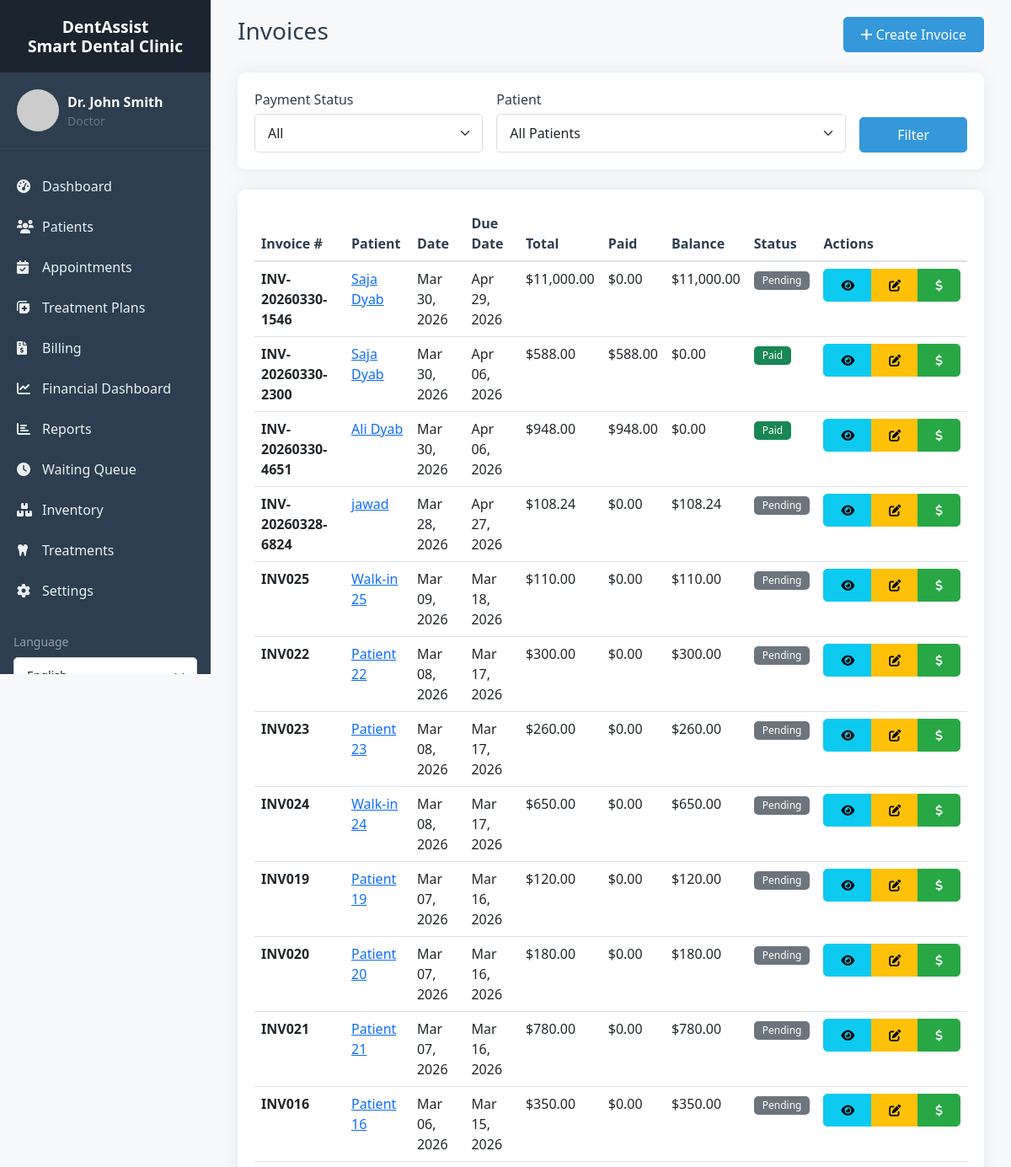
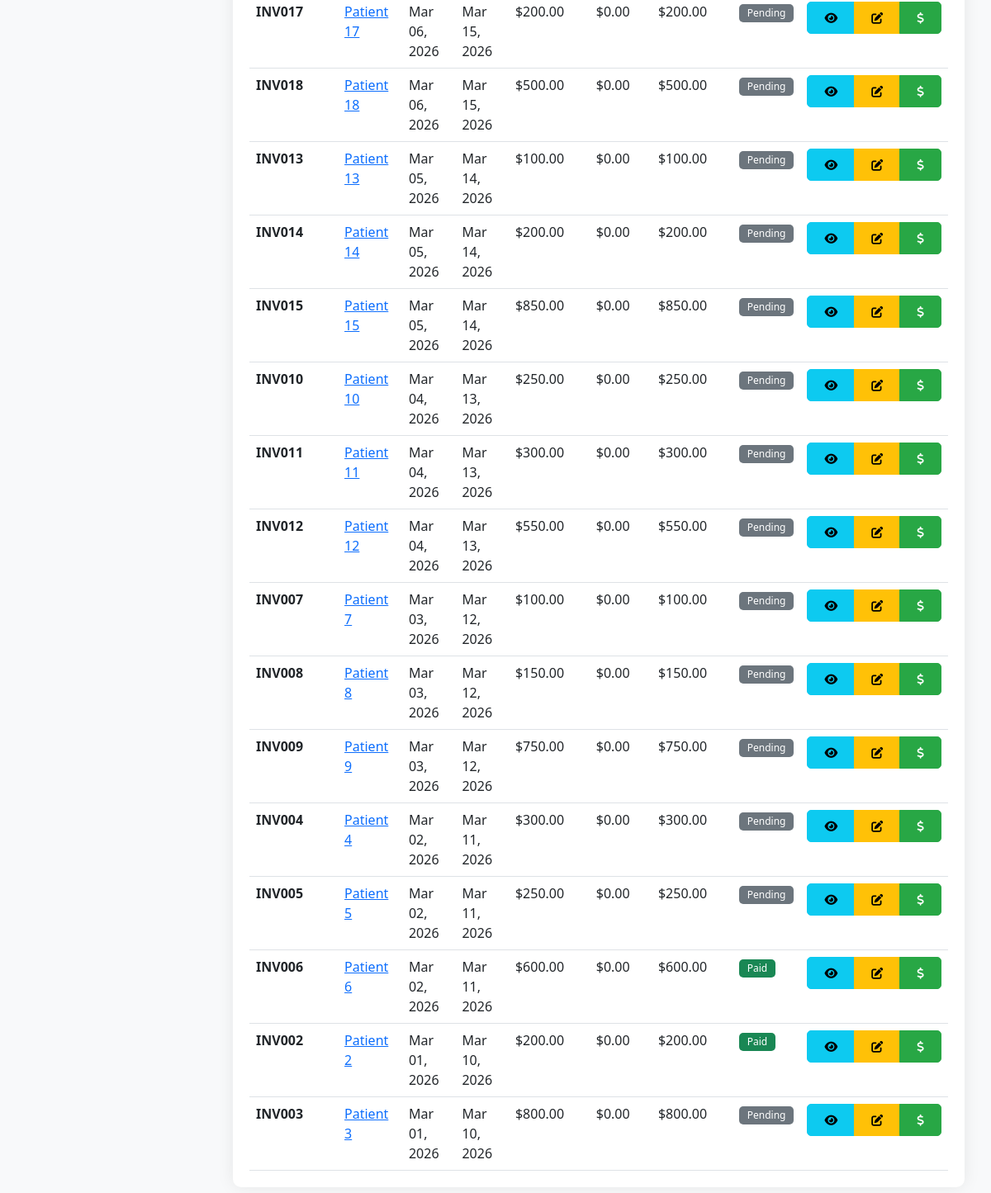
The page /billing/invoices.php (signed in) on the database its author committed (2 pictures, top to bottom).
### tables this page shows
CREATE TABLE `invoices` (
  `id` int(11) NOT NULL,
  `invoice_number` varchar(50) NOT NULL,
  `patient_id` int(11) NOT NULL,
  `appointment_id` int(11) DEFAULT NULL,
  `invoice_date` date NOT NULL,
  `due_date` date NOT NULL,
  `subtotal` decimal(10,2) NOT NULL,
  `discount_type` enum('percentage','fixed') DEFAULT 'fixed',
  `discount_value` decimal(10,2) DEFAULT 0.00,
  `discount_amount` decimal(10,2) GENERATED ALWAYS AS (case when `discount_type` = 'percentage' then `subtotal` * `discount_value` / 100 else `discount_value` end) VIRTUAL,
  `tax_rate` decimal(5,2) DEFAULT 0.00,
  `tax_amount` decimal(10,2) GENERATED ALWAYS AS ((`subtotal` - `discount_amount`) * `tax_rate` / 100) VIRTUAL,
  `total_amount` decimal(10,2) GENERATED ALWAYS AS (`subtotal` - `discount_amount` + `tax_amount`) VIRTUAL,
  `paid_amount` decimal(10,2) DEFAULT 0.00,
  `balance_due` decimal(10,2) GENERATED ALWAYS AS (`total_amount` - `paid_amount`) VIRTUAL,
  `insurance_type` varchar(50) DEFAULT NULL,
  `insurance_claim_id` varchar(100) DEFAULT NULL,
  `insurance_coverage` decimal(10,2) DEFAULT 0.00,
  `insurance_status` enum('pending','approved','denied','paid') DEFAULT 'pending',
  `payment_status` enum('paid','partial','pending','overdue','cancelled') DEFAULT 'pending',
  `payment_method` enum('cash','card','insurance','online','check') DEFAULT NULL,
  `notes` text DEFAULT NULL,
  `created_at` timestamp NOT NULL DEFAULT current_timestamp(),
  `created_by` int(11) DEFAULT NULL,
  `paid_at` timestamp NULL DEFAULT NULL
);

CREATE TABLE `patients` (
  `id` int(11) NOT NULL,
  `user_id` int(11) DEFAULT NULL,
  `full_name` varchar(100) NOT NULL,
  `date_of_birth` date DEFAULT NULL,
  `gender` enum('male','female','other') DEFAULT NULL,
  `phone` varchar(20) DEFAULT NULL,
  `email` varchar(100) DEFAULT NULL,
  `emergency_contact_name` varchar(100) DEFAULT NULL,
  `emergency_contact_phone` varchar(20) DEFAULT NULL,
  `emergency_contact_relation` varchar(50) DEFAULT NULL,
  `insurance_provider` varchar(100) DEFAULT NULL,
  `insurance_id` varchar(50) DEFAULT NULL,
  `insurance_type` enum('Private','Social Security','Medicaid','None') DEFAULT 'None',
  `insurance_coverage` int(11) DEFAULT 0,
  `medical_history` text DEFAULT NULL,
  `allergies` text DEFAULT NULL,
  `current_medications` text DEFAULT NULL,
  `past_surgeries` text DEFAULT NULL,
  `chronic_conditions` text DEFAULT NULL,
  `dental_history` text DEFAULT NULL,
  `previous_dentist` varchar(100) DEFAULT NULL,
  `last_visit_date` date DEFAULT NULL,
  `address_line1` varchar(255) DEFAULT NULL,
  `address_line2` varchar(255) DEFAULT NULL,
  `address` varchar(500) DEFAULT NULL,
  `city` varchar(100) DEFAULT NULL,
  `state` varchar(50) DEFAULT NULL,
  `postal_code` varchar(20) DEFAULT NULL,
  `country` varchar(50) DEFAULT 'USA',
  `points` int(11) DEFAULT 0,
  `subscription_type` enum('none','basic','premium','family') DEFAULT 'none',
  `subscription_start_date` date DEFAULT NULL,
  `subscription_end_date` date DEFAULT NULL,
  `referral_code` varchar(20) DEFAULT NULL,
  `referred_by` int(11) DEFAULT NULL,
  `created_at` timestamp NOT NULL DEFAULT current_timestamp(),
  `updated_at` timestamp NOT NULL DEFAULT current_timestamp() ON UPDATE current_timestamp(),
  `created_by` int(11) DEFAULT NULL,
  `subscription_status` enum('none','pending','active','expired') DEFAULT 'none'
);

### includes/db.php (called while the page is built, shortened)
<?php
class Database {
    private $host = DB_HOST;
    private $user = DB_USER;
    private $pass = DB_PASS;
    private $dbname = DB_NAME;
    private $conn;
    private static $instance = null;
    private function __construct() {
        try {
            $this->conn = new mysqli($this->host, $this->user, $this->pass, $this->dbname);
            $this->conn->set_charset("utf8mb4");
        } catch (Exception $e) {
            die("Database connection error: " . $e->getMessage());
        }
    }
    public static function getInstance() {
        if (self::$instance == null) {
            self::$instance = new Database();
        }
        return self::$instance;
    }
    public function query($sql, $params = [], $types = "") {
        $stmt = $this->conn->prepare($sql);
        if (!empty($params)) {
            if (empty($types)) {
                $types = $this->determineTypes($params);
            }
            $stmt->bind_param($types, ...$params);
        }
        $stmt->execute();
        return $stmt;
    }
    private function determineTypes($params) {
        $types = '';
        foreach ($params as $param) {
            if (is_int($param)) {
                $types .= 'i';
            } elseif (is_float($param)) {
                $types .= 'd';
            } elseif (is_string($param)) {
                $types .= 's';
            } else {
                $types .= 'b';
            }
        }
        return $types;
    }
    public function fetchAll($sql, $params = [], $types = "") {
        $stmt = $this->query($sql, $params, $types);
        $result = $stmt->get_result();
        if ($result) {
            return $result->fetch_all(MYSQLI_ASSOC);
        }
        return [];
    }
}
?>

### includes/functions.php (called while the page is built, shortened)
<?php
require_once 'db.php';
function formatDate($date, $format = 'M d, Y')
{
    $s = trim((string) $date);
    try {
        $dateObj = new DateTime($date);
        $y = (int) $dateObj->format('Y');
        return $dateObj->format($format);
    } catch (Exception $e) {
        return 'Not set';
    }
}
function formatCurrency($amount)
{
    return '$' . number_format($amount, 2);
}

### billing/invoices.php (the view, shortened to what this page needs)
<?php
require_once '../includes/db.php';
require_once '../includes/functions.php';
$db = Database::getInstance();
$where = ["1=1"];
$params = [];
$types = "";
$whereClause = implode(" AND ", $where);
$invoices = $db->fetchAll(
    "SELECT i.*, p.full_name as patient_name
     FROM invoices i
     JOIN patients p ON i.patient_id = p.id
     WHERE $whereClause
     ORDER BY i.invoice_date DESC",
    $params,
    $types
);
include '../layouts/header.php';
?>
<div class="container-fluid">
    <div class="d-flex justify-content-between align-items-center mb-4">
        <h1 class="h3">Invoices</h1>
        <a href="create_invoice.php" class="btn btn-primary">
            <i class="fas fa-plus"></i> Create Invoice
        </a>
    </div>
    <div class="card mb-4">
        <div class="card-body">
            <form method="GET" class="row g-3">
                <div class="col-md-4">
                    <label class="form-label">Payment Status</label>
                    <select class="form-select" name="status">
                        <option value="">All</option>
                    </select>
                </div>
                <div class="col-md-6">
                    <label class="form-label">Patient</label>
                    <select class="form-select" name="patient_id">
                        <option value="">All Patients</option>
                    </select>
                </div>
                <div class="col-md-2 d-flex align-items-end">
                    <button type="submit" class="btn btn-primary w-100">Filter</button>
                </div>
            </form>
        </div>
    </div>
    <div class="card">
        <div class="card-body">
            <?php if (empty($invoices)): ?>
                <p class="text-muted text-center py-4">No invoices found.</p>
            <?php else: ?>
                <div class="table-responsive">
                    <table class="table table-hover">
                        <thead>
                            <tr>
                                <th>Invoice #</th>
                                <th>Patient</th>
                                <th>Date</th>
                                <th>Due Date</th>
                                <th>Total</th>
                                <th>Paid</th>
                                <th>Balance</th>
                                <th>Status</th>
                                <th>Actions</th>
                            </tr>
                        </thead>
                        <tbody>
                            <?php foreach ($invoices as $inv): ?>
                                <tr>
                                    <td><strong><?php echo $inv['invoice_number']; ?></strong></td>
                                    <td>
                                        <a href="../patients/view.php?id=<?php echo $inv['patient_id']; ?>">
                                            <?php echo htmlspecialchars($inv['patient_name']); ?>
                                        </a>
                                    </td>
                                    <td><?php echo formatDate($inv['invoice_date']); ?></td>
                                    <td><?php echo formatDate($inv['due_date']); ?></td>
                                    <td><?php echo formatCurrency($inv['total_amount']); ?></td>
                                    <td><?php echo formatCurrency($inv['paid_amount']); ?></td>
                                    <td><?php echo formatCurrency($inv['balance_due']); ?></td>
                                    <td>
                                        <?php
                                        $statusColors = [
                                            'paid' => 'success',
                                            'partial' => 'warning',
                                            'pending' => 'secondary',
                                            'overdue' => 'danger',
                                            'cancelled' => 'dark'
                                        ];
                                        $color = $statusColors[$inv['payment_status']] ?? 'secondary';
                                        ?>
                                        <span class="badge bg-<?php echo $color; ?>"><?php echo ucfirst($inv['payment_status']); ?></span>
                                    </td>
                                    <td>
                                        <div class="btn-group">
                                            <a href="invoice_view.php?id=<?php echo $inv['id']; ?>" class="btn btn-sm btn-info">
                                                <i class="fas fa-eye"></i>
                                            </a>
                                            <a href="edit_invoice.php?id=<?php echo $inv['id']; ?>" class="btn btn-sm btn-warning">
                                                <i class="fas fa-edit"></i>
                                            </a>
                                            <button class="btn btn-sm btn-success" onclick="recordPayment(<?php echo $inv['id']; ?>)">
                                                <i class="fas fa-dollar-sign"></i>
                                            </button>
                                        </div>
                                    </td>
                                </tr>
                            <?php endforeach; ?>
                        </tbody>
                    </table>
                </div>
            <?php endif; ?>
        </div>
    </div>
</div>
<?php include '../layouts/footer.php'; ?>

### assets/css/style.css (style rules this page uses)
:root { --primary-color: #3498db; --secondary-color: #2c3e50; --success-color: #28a745; --danger-color: #dc3545; --warning-color: #ffc107; --info-color: #17a2b8; --light-color: #f8f9fa; --dark-color: #343a40; }
body { font-family: 'Segoe UI', Tahoma, Geneva, Verdana, sans-serif; background-color: #f8f9fa; margin: 0; padding: 0; }
h1, h2, h3, h4, h5, h6 { color: var(--secondary-color); font-weight: 600; }
.card { border: none; border-radius: 10px; box-shadow: 0 0 20px rgba(0,0,0,0.08); margin-bottom: 20px; }
.card-body { padding: 20px; }
.table { margin-bottom: 0; }
.table thead th { border-top: none; border-bottom: 2px solid #dee2e6; font-weight: 600; color: var(--secondary-color); }
.btn { border-radius: 5px; padding: 8px 20px; font-weight: 500; transition: all 0.3s; }
.btn-primary { background-color: var(--primary-color); border-color: var(--primary-color); }
.btn-success { background-color: var(--success-color); border-color: var(--success-color); }
.btn-warning { background-color: var(--warning-color); border-color: var(--warning-color); }
.form-control, .form-select { border-radius: 5px; border: 1px solid #ddd; padding: 10px 15px; transition: all 0.3s; }
.form-label { font-weight: 500; color: var(--secondary-color); margin-bottom: 5px; }
.badge { padding: 5px 10px; border-radius: 5px; font-weight: 500; }

### rows shown on the page
invoices: invoice_number "INV-20260330-1546", patient.full_name "Saja Dyab", invoice_date "Mar 30, 2026", due_date "Apr 29, 2026", total_amount "$11,000.00", paid_amount "$0.00", balance_due "$11,000.00", payment_status "Pending"
invoices: invoice_number "INV-20260330-2300", patient.full_name "Saja Dyab", invoice_date "Mar 30, 2026", due_date "Apr 06, 2026", total_amount "$588.00", paid_amount "$588.00", balance_due "$0.00", payment_status "Paid"
invoices: invoice_number "INV-20260330-4651", patient.full_name "Ali Dyab", invoice_date "Mar 30, 2026", due_date "Apr 06, 2026", total_amount "$948.00", paid_amount "$948.00", balance_due "$0.00", payment_status "Paid"
invoices: invoice_number "INV-20260328-6824", patient.full_name "jawad", invoice_date "Mar 28, 2026", due_date "Apr 27, 2026", total_amount "$108.24", paid_amount "$0.00", balance_due "$108.24", payment_status "Pending"
invoices: invoice_number "INV025", patient.full_name "Walk-in 25", invoice_date "Mar 09, 2026", due_date "Mar 18, 2026", total_amount "$110.00", paid_amount "$0.00", balance_due "$110.00", payment_status "Pending"
invoices: invoice_number "INV022", patient.full_name "Patient 22", invoice_date "Mar 08, 2026", due_date "Mar 17, 2026", total_amount "$300.00", paid_amount "$0.00", balance_due "$300.00", payment_status "Pending"
invoices: invoice_number "INV023", patient.full_name "Patient 23", invoice_date "Mar 08, 2026", due_date "Mar 17, 2026", total_amount "$260.00", paid_amount "$0.00", balance_due "$260.00", payment_status "Pending"
invoices: invoice_number "INV024", patient.full_name "Walk-in 24", invoice_date "Mar 08, 2026", due_date "Mar 17, 2026", total_amount "$650.00", paid_amount "$0.00", balance_due "$650.00", payment_status "Pending"
invoices: invoice_number "INV019", patient.full_name "Patient 19", invoice_date "Mar 07, 2026", due_date "Mar 16, 2026", total_amount "$120.00", paid_amount "$0.00", balance_due "$120.00", payment_status "Pending"
invoices: invoice_number "INV020", patient.full_name "Patient 20", invoice_date "Mar 07, 2026", due_date "Mar 16, 2026", total_amount "$180.00", paid_amount "$0.00", balance_due "$180.00", payment_status "Pending"
invoices: invoice_number "INV021", patient.full_name "Patient 21", invoice_date "Mar 07, 2026", due_date "Mar 16, 2026", total_amount "$780.00", paid_amount "$0.00", balance_due "$780.00", payment_status "Pending"
invoices: invoice_number "INV016", patient.full_name "Patient 16", invoice_date "Mar 06, 2026", due_date "Mar 15, 2026", total_amount "$350.00", paid_amount "$0.00", balance_due "$350.00", payment_status "Pending"
invoices: invoice_number "INV017", patient.full_name "Patient 17", invoice_date "Mar 06, 2026", due_date "Mar 15, 2026", total_amount "$200.00", paid_amount "$0.00", balance_due "$200.00", payment_status "Pending"
invoices: invoice_number "INV018", patient.full_name "Patient 18", invoice_date "Mar 06, 2026", due_date "Mar 15, 2026", total_amount "$500.00", paid_amount "$0.00", balance_due "$500.00", payment_status "Pending"
invoices: invoice_number "INV013", patient.full_name "Patient 13", invoice_date "Mar 05, 2026", due_date "Mar 14, 2026", total_amount "$100.00", paid_amount "$0.00", balance_due "$100.00", payment_status "Pending"
invoices: invoice_number "INV014", patient.full_name "Patient 14", invoice_date "Mar 05, 2026", due_date "Mar 14, 2026", total_amount "$200.00", paid_amount "$0.00", balance_due "$200.00", payment_status "Pending"
invoices: invoice_number "INV015", patient.full_name "Patient 15", invoice_date "Mar 05, 2026", due_date "Mar 14, 2026", total_amount "$850.00", paid_amount "$0.00", balance_due "$850.00", payment_status "Pending"
invoices: invoice_number "INV010", patient.full_name "Patient 10", invoice_date "Mar 04, 2026", due_date "Mar 13, 2026", total_amount "$250.00", paid_amount "$0.00", balance_due "$250.00", payment_status "Pending"
invoices: invoice_number "INV011", patient.full_name "Patient 11", invoice_date "Mar 04, 2026", due_date "Mar 13, 2026", total_amount "$300.00", paid_amount "$0.00", balance_due "$300.00", payment_status "Pending"
invoices: invoice_number "INV012", patient.full_name "Patient 12", invoice_date "Mar 04, 2026", due_date "Mar 13, 2026", total_amount "$550.00", paid_amount "$0.00", balance_due "$550.00", payment_status "Pending"
invoices: invoice_number "INV007", patient.full_name "Patient 7", invoice_date "Mar 03, 2026", due_date "Mar 12, 2026", total_amount "$100.00", paid_amount "$0.00", balance_due "$100.00", payment_status "Pending"
invoices: invoice_number "INV008", patient.full_name "Patient 8", invoice_date "Mar 03, 2026", due_date "Mar 12, 2026", total_amount "$150.00", paid_amount "$0.00", balance_due "$150.00", payment_status "Pending"
invoices: invoice_number "INV009", patient.full_name "Patient 9", invoice_date "Mar 03, 2026", due_date "Mar 12, 2026", total_amount "$750.00", paid_amount "$0.00", balance_due "$750.00", payment_status "Pending"
invoices: invoice_number "INV004", patient.full_name "Patient 4", invoice_date "Mar 02, 2026", due_date "Mar 11, 2026", total_amount "$300.00", paid_amount "$0.00", balance_due "$300.00", payment_status "Pending"
invoices: invoice_number "INV005", patient.full_name "Patient 5", invoice_date "Mar 02, 2026", due_date "Mar 11, 2026", total_amount "$250.00", paid_amount "$0.00", balance_due "$250.00", payment_status "Pending"
invoices: invoice_number "INV006", patient.full_name "Patient 6", invoice_date "Mar 02, 2026", due_date "Mar 11, 2026", total_amount "$600.00", paid_amount "$0.00", balance_due "$600.00", payment_status "Paid"
invoices: invoice_number "INV002", patient.full_name "Patient 2", invoice_date "Mar 01, 2026", due_date "Mar 10, 2026", total_amount "$200.00", paid_amount "$0.00", balance_due "$200.00", payment_status "Paid"
invoices: invoice_number "INV003", patient.full_name "Patient 3", invoice_date "Mar 01, 2026", due_date "Mar 10, 2026", total_amount "$800.00", paid_amount "$0.00", balance_due "$800.00", payment_status "Pending"

### other values the page prints
SITE_NAME "DentAssist Smart Dental Clinic"
$_SESSION['full_name'] "Dr. John Smith"
$role "Doctor"
__('dashboard', 'Dashboard') "Dashboard"
__('patients', 'Patients') "Patients"
__('appointments', 'Appointments') "Appointments"
__('treatment_plans', 'Treatment Plans') "Treatment Plans"
__('billing', 'Billing') "Billing"
__('financial_dashboard', 'Financial Dashboard') "Financial Dashboard"
__('reports', 'Reports') "Reports"
__('queue', 'Waiting Queue') "Waiting Queue"
__('inventory', 'Inventory') "Inventory"
__('treatments', 'Treatments') "Treatments"
__('settings', 'Settings') "Settings"
__('language', 'Language') "Language"
